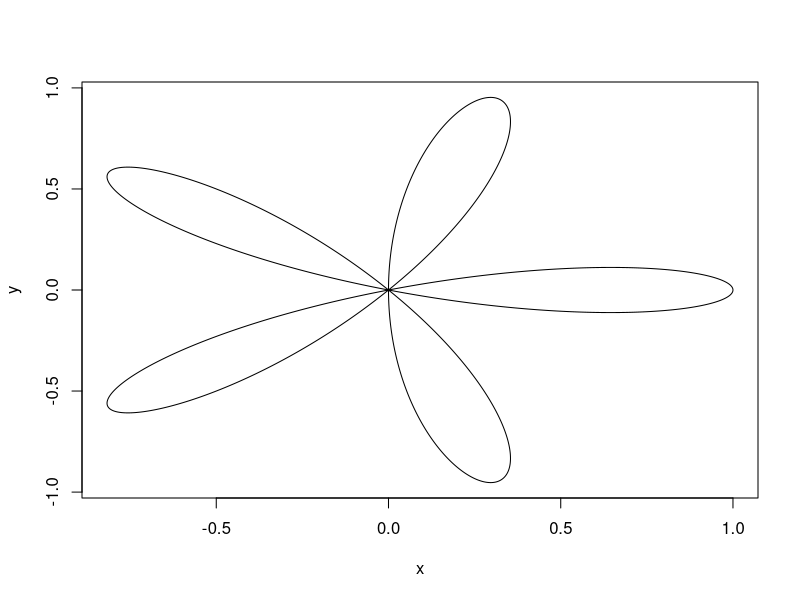

Here is the R script that generated this plot:
rose=function(theta){
  return (cos(5*theta))
}

theta = c()
for (i in 1:10000){
  theta = append(theta, i*pi/10000)
}

r = rose(theta)
x=r*cos(theta)
y=r*sin(theta)
plot(x,y, 'l')